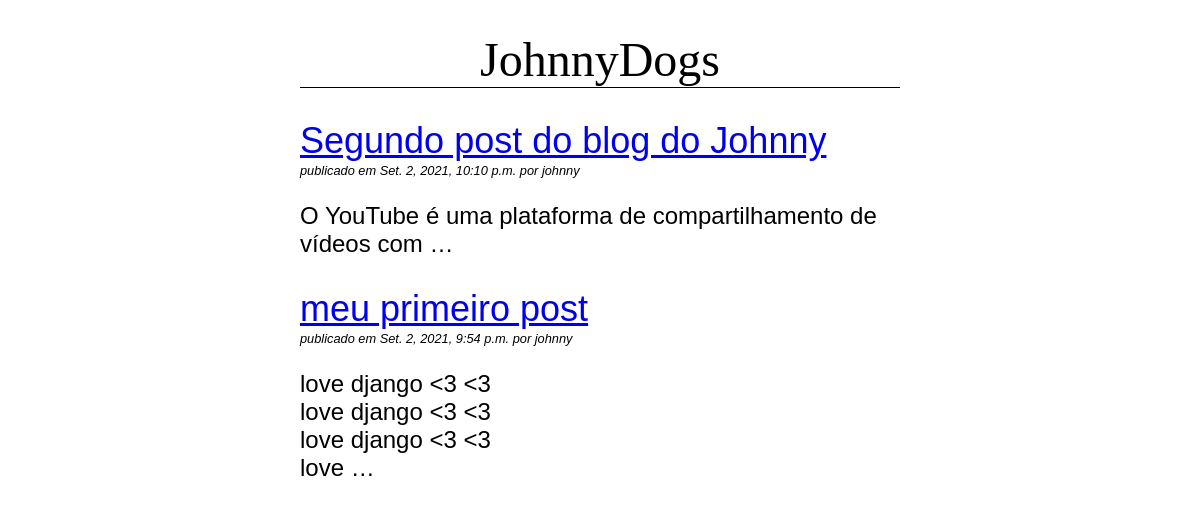
Screenshot of /blog/ with the database file from the repository.
### blog/models.py (models this page shows, shortened)
class Post(models.Model):
    title = models.CharField(max_length=255) # limitando o titulo titulo a 255 caracteres
    slug = models.SlugField(max_length=255, unique=True) # url (www.meusite.com/blog/introcao-ao-django)
    author = models.ForeignKey(User, on_delete=models.CASCADE) # id de autor e post /// precisa importar o user de django.contrib.auth.models
    body = models.TextField() # liberdade para o autor usar quantos caracteres quiser
    created = models.DateTimeField(auto_now_add=True) # adiciona adata e a hora em que o post foi publicado automaticamente
    updated = models.DateTimeField(auto_now=True) # adiciona a data e a hora de atualizaçoẽs do post automaticamente
    class Meta:
        ordering = ("-created",)
    def get_absolute_url(self):
        return reverse ('blog:detail', kwargs = {'slug': self.slug})

### blog/views.py (the view)
# urls.py: path('', views.PostListView.as_view(), name = 'list'),
class PostListView(ListView):
    model = Post

### blog/templates/blog/post_list.html (shortened to what this page needs)
{% extends 'blog/base.html' %}
{% block content %}
    {% for post in post_list %}
        <article>
            <h2>
                <a href="{{ post.get_absolute_url }}">
                    {{ post.title }}
                </a>
            </h2>
            <p class = "date">
                publicado em {{ post.created }} por {{ post.author }}
            </p>
            {{ post.body | linebreaks | truncatewords:10 }}
        </article>
    {% endfor %}
{% endblock %}

### blog/templates/blog/base.html (shortened to what this page needs)
{% load static %}
<!DOCTYPE html>
<html>
<head>
    <link href = '{% static 'css/blog.css' %}' rel = 'stylesheet''>
</head>
<body>
    <header>
        <h1>JohnnyDogs</h1>
    </header>
    <main>
        {% block content %}
        {% endblock %}
    </main>
</body>
</html>

### blog/static/css/blog.css (style rules this page uses)
body { margin: 0 25%; font-family: sans-serif; font-size: 1.5rem; colour: #111111; }
h1 { text-align: center; font-family: serif; font-weight: normal; border-bottom: 1px solid; }
h2 { colour: #005077; font-weight: normal; margin-bottom: 1px; }
p.date { font-size: 0.8rem; font-style: italic; margin-top: 1px; }

### rows the page displays
Post: title "Segundo post do blog do Johnny", created "Set. 2, 2021, 10:10 p.m.", author "johnny", body "O YouTube é uma plataforma de compartilhamento de vídeos com …"
Post: title "meu primeiro post", created "Set. 2, 2021, 9:54 p.m.", author "johnny", body "love django <3 <3 love django <3 <3 love django <3 <3 love …"
